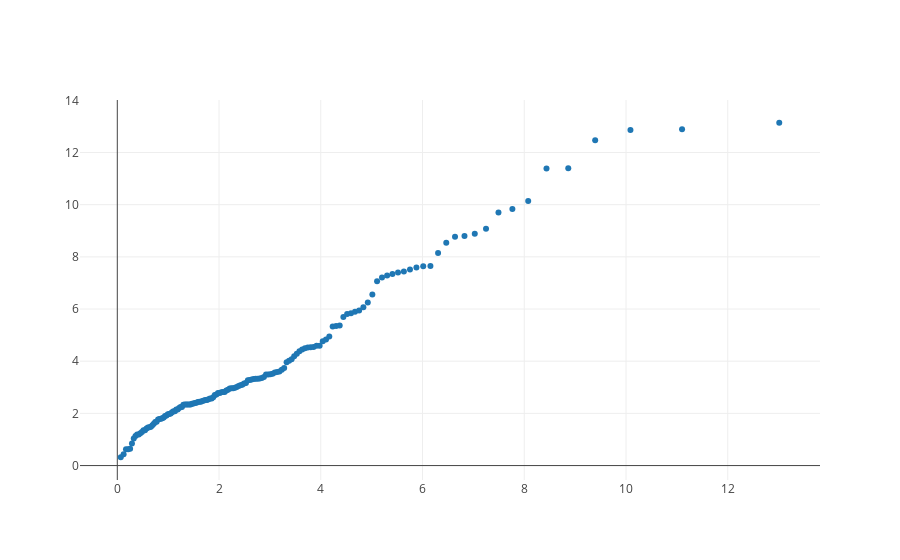

The cell this chart's notebook holds for it:
### Code cell
trace3 = go.Scatter(x=qq3[0][0],y=qq3[0][1],mode='markers')
offline.iplot([trace3])

### Figure 1 — Plotly figure (JSON) as saved in the notebook; plotly's stock layout.template omitted (floating-point values rounded to 4 significant figures; data arrays with more than 128 entries replaced by an {"elided": "..."} marker saying what was removed)
{"data": [{"mode": "markers", "type": "scatter", "x": {"elided": "150 float values"}, "y": {"elided": "150 float values"}}], "layout": {}}
